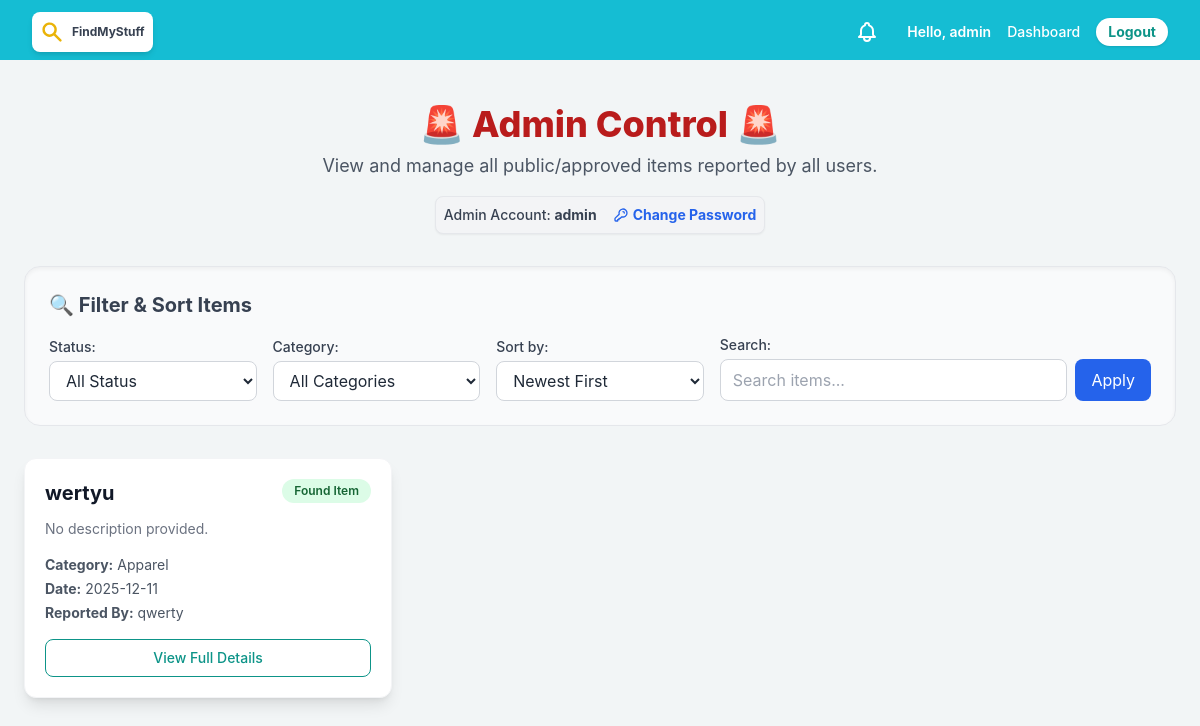
The page /dashboard (signed in) on the database its author committed.
### models.py (models this page shows, shortened)
class Item(db.Model):
    id = db.Column(db.Integer, primary_key=True)
    name = db.Column(db.String(100), nullable=False)
    description = db.Column(db.String(255))
    category = db.Column(db.String(50))
    date_lost = db.Column(db.Date)
    picture_url = db.Column(db.String(255))
    user_id = db.Column(db.Integer, db.ForeignKey('user.id'), nullable=False)
    status = db.Column(db.String(50), default='Found', nullable=False)
    contact_email = db.Column(db.String(100), nullable=True)
    contact_phone = db.Column(db.String(50), nullable=True)
    is_approved = db.Column(db.Boolean, default=False, nullable=False)
    item_location = db.Column(db.String(255), nullable=True)
    uploader_location = db.Column(db.String(255), nullable=True)

class User(db.Model):
    id = db.Column(db.Integer, primary_key=True)
    username = db.Column(db.String(100), unique=True, nullable=False)
    email = db.Column(db.String(120), unique=True, nullable=False)
    password = db.Column(db.String(255), nullable=False)
    role = db.Column(db.String(50), default='user')
    items = db.relationship('Item', backref='owner', lazy=True)

### routes.py (the view)
    @app.route('/dashboard')
    def dashboard():
        if 'user_id' not in session: return redirect(url_for('signin'))
        current_role = session.get('role', 'user')
        status = request.args.get('status')
        category = request.args.get('category')
        search = request.args.get('search')
        u_filter = request.args.get('user_filter')
        sort_by = request.args.get('sort_by', 'date_desc')
        query = db.session.query(Item, User.username).join(User)
        if current_role == 'user':
            query = query.filter(Item.is_approved == True)
            if u_filter == 'mine': query = query.filter(Item.user_id == session['user_id'])
        elif current_role == 'admin' and u_filter == 'mine':
            query = query.filter(Item.user_id == session['user_id'])
        if status: query = query.filter(Item.status == status)
        if category: query = query.filter(Item.category == category)
        if search:
            pat = f'%{search}%'
            query = query.filter(or_(Item.name.ilike(pat), Item.description.ilike(pat), Item.item_location.ilike(pat)))
        if sort_by == 'name_asc': query = query.order_by(Item.name.asc())
        elif sort_by == 'name_desc': query = query.order_by(Item.name.desc())
        elif sort_by == 'date_asc': query = query.order_by(Item.id.asc())
        else: query = query.order_by(Item.id.desc())
        items_data = [_format_item_data(i, u) for i, u in query.all()]
        has_pending = Item.query.filter_by(is_approved=False).count() > 0
        context = {
            'username': session['user'], 'current_user_id': session['user_id'],
            'current_role': current_role, 'items': items_data, 'current_sort': sort_by,
            'current_status': status, 'current_category': category, 'current_search': search,
            'current_user_filter': u_filter, 'has_pending_items': has_pending
        }
        if current_role == 'admin' and u_filter != 'mine':
            return render_template('admin_dashboard.html', **context)
        return render_template('dashboard.html', **context)

### app.py (called while the page is built)
@app.context_processor
def inject_notifications():
    if 'user_id' in session:
        count = Notification.query.filter_by(user_id=session['user_id'], is_read=False).count()
        return dict(unread_count=count)
    return dict(unread_count=0)

### routes.py (called while the page is built)
def _format_item_data(item, username):
    return {
        'id': item.id,
        'name': item.name,
        'description': item.description,
        'user_id': item.user_id,
        'owner_username': username,
        'category': item.category,
        'status': item.status,
        'date_lost': item.date_lost.strftime('%Y-%m-%d') if item.date_lost else 'N/A',
        'picture_url': item.picture_url,
        'is_approved': item.is_approved,
        'contact_email': item.contact_email,
        'contact_phone': item.contact_phone,
        'item_location': item.item_location,
        'uploader_location': item.uploader_location
    }

### templates/admin_dashboard.html (shortened to what this page needs)
{% extends "base.html" %}
{% block content %}
<div class="w-full max-w-6xl mx-auto">
    <header class="text-center mb-8">
        <h1 class="text-4xl font-extrabold text-red-700">
            🚨 Admin Control 🚨
        </h1>
        <p class="mt-2 text-lg text-gray-600">
            View and manage all public/approved items reported by all users.
        </p>
        <div class="mt-4 inline-flex items-center space-x-4 p-2 bg-gray-100 rounded-lg border border-gray-200 shadow-sm">
            <span class="text-sm font-medium text-gray-700">Admin Account: <strong>{{ username }}</strong></span>
            <a href="{{ url_for('change_password') }}"
               class="text-sm font-bold text-blue-600 hover:text-blue-800 flex items-center transition duration-150">
                Change Password
            </a>
        </div>
    </header>
    <div class="mb-8 p-6 bg-gray-50 rounded-2xl shadow-inner border border-gray-200">
        <h3 class="text-xl font-bold text-gray-700 mb-4">🔍 Filter & Sort Items</h3>
        <form method="GET" action="{{ url_for('dashboard') }}" class="grid grid-cols-1 md:grid-cols-5 gap-4 items-end">
            <div>
                <label for="filter_status" class="block text-sm font-medium text-gray-700 mb-1">Status:</label>
                <select id="filter_status" name="status" class="w-full px-3 py-2 border border-gray-300 rounded-lg bg-white text-gray-800 focus:outline-none focus:ring-2 focus:ring-blue-500">
                    <option value="">All Status</option>
                </select>
            </div>
            <div>
                <label for="filter_category" class="block text-sm font-medium text-gray-700 mb-1">Category:</label>
                <select id="filter_category" name="category" class="w-full px-3 py-2 border border-gray-300 rounded-lg bg-white text-gray-800 focus:outline-none focus:ring-2 focus:ring-blue-500">
                    <option value="">All Categories</option>
                </select>
            </div>
            <div>
                <label for="sort_by" class="block text-sm font-medium text-gray-700 mb-1">Sort by:</label>
                <select id="sort_by" name="sort_by" class="w-full px-3 py-2 border border-gray-300 rounded-lg bg-white text-gray-800 focus:outline-none focus:ring-2 focus:ring-blue-500">
                    <option value="date_desc" {% if current_sort == 'date_desc' %}selected{% endif %}>Newest First</option>
                </select>
            </div>
            <div class="md:col-span-2">
                <label for="filter_search" class="block text-sm font-medium text-gray-700 mb-1">Search:</label>
                <div class="flex space-x-2">
                    <input type="text" id="filter_search" name="search" value="{{ request.args.get('search', '') }}" placeholder="Search items..." class="flex-grow px-3 py-2 border border-gray-300 rounded-lg bg-white text-gray-800 focus:outline-none focus:ring-2 focus:ring-blue-500">
                    <button type="submit" class="px-4 py-2 rounded-lg text-white bg-blue-600 hover:bg-blue-700 transition duration-150">Apply</button>
                </div>
            </div>
        </form>
    </div>
    <div class="grid grid-cols-1 md:grid-cols-2 lg:grid-cols-3 gap-6">
        {% set approved_items = items | selectattr('is_approved', 'equalto', True) | list %}
        {% if approved_items %}
            {% for item in approved_items %}
            <div class="bg-white border-gray-100 shadow-lg rounded-xl hover:shadow-2xl transition duration-300 border overflow-hidden">
                <div class="p-5">
                    <div class="flex justify-between items-start mb-3">
                        <h4 class="text-xl font-bold text-gray-900 line-clamp-1">{{ item.name }}</h4>
                        {% if item.status == 'Lost' %}
                            <span class="px-3 py-1 text-xs font-semibold rounded-full text-red-800 bg-red-100">Lost Item</span>
                        {% elif item.status == 'Found' %}
                            <span class="px-3 py-1 text-xs font-semibold rounded-full text-green-800 bg-green-100">Found Item</span>
                        {% elif item.status == 'Claimed' %}
                            <span class="px-3 py-1 text-xs font-semibold rounded-full text-gray-800 bg-gray-200">Claimed</span>
                        {% else %}
                            <span class="px-3 py-1 text-xs font-semibold rounded-full text-blue-800 bg-blue-100">{{ item.status }}</span>
                        {% endif %}
                    </div>
                    <p class="text-sm text-gray-500 mb-4 line-clamp-2">{{ item.description or 'No description provided.' }}</p>
                    <ul class="space-y-1 text-sm text-gray-600">
                        <li><strong>Category:</strong> {{ item.category or 'N/A' }}</li>
                        <li><strong>Date:</strong> {{ item.date_lost or 'N/A' }}</li>
                        <li><strong>Reported By:</strong>
                            {% if item.user_id == current_user_id %}
                                <span class="font-bold text-teal-600">You!</span>
                            {% else %}
                                {{ item.owner_username or 'Unknown' }}
                            {% endif %}
                        </li>
                    </ul>
                    <a href="{{ url_for('view_item', item_id=item.id) }}" class="mt-4 block text-center py-2 text-sm font-medium text-teal-600 border border-teal-600 rounded-lg hover:bg-teal-50 transition duration-150">
                        View Full Details
                    </a>
                </div>
            </div>
            {% endfor %}
        {% else %}
        <div class="md:col-span-3 text-center py-12 bg-white rounded-xl shadow-lg border border-gray-100">
            <p class="text-xl text-gray-500">No approved items match the current filters.</p>
        </div>
        {% endif %}
    </div>
</div>
{% endblock %}

### templates/base.html (style rules this page uses)
body { font-family: 'Inter', sans-serif; background-color: #f7fafc; min-height: 100vh; display: flex; flex-direction: column; }

### rows shown on the page
Item: name "wertyu", status "Found Item", description "No description provided.", category "Apparel", date_lost "2025-12-11", username "qwerty"

### other values the page prints
{{ session['user'] }} "admin"
{{ username }} "admin"
